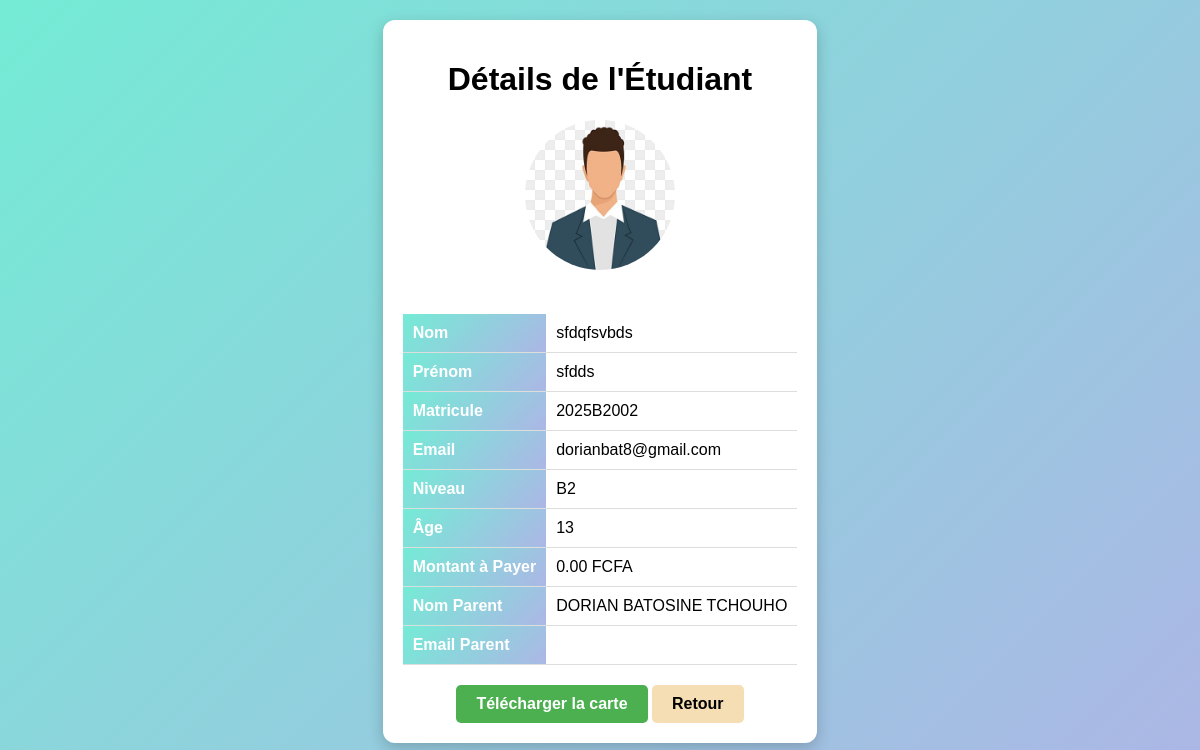
Page /infoVer.php?matricule=2025B2002 on the committed database.
### tables this page shows
CREATE TABLE IF NOT EXISTS `etudiants` (
  `id` int NOT NULL AUTO_INCREMENT,
  `nom` varchar(100) NOT NULL,
  `prenom` varchar(100) NOT NULL,
  `matricule` varchar(50) NOT NULL,
  `photo` varchar(255) NOT NULL,
  `email` varchar(100) NOT NULL,
  `niveau` varchar(10) NOT NULL,
  `montant` decimal(10,2) NOT NULL,
  `nom_parent` varchar(100) NOT NULL,
  `email_parent` varchar(100) NOT NULL,
  `age` int NOT NULL,
  `montant_paye` bigint DEFAULT '0',
  `reste` bigint DEFAULT NULL,
  `statut` varchar(20) DEFAULT NULL,
  `date_naissance` date DEFAULT NULL,
  PRIMARY KEY (`id`)
);

### Class/Etudiant.php (called while the page is built, shortened)
<?php
class Etudiant
{
    private $conn;
    private $table = "etudiants";
    public function __construct($db)
    {
        $this->conn = $db;
    }
    public function obtenirEtudiantParMatricule($matricule)
    {
        $query = "SELECT * FROM " . $this->table . " WHERE matricule = ?";
        $stmt = $this->conn->prepare($query);
        $stmt->bind_param("s", $matricule);
        $stmt->execute();
        $result = $stmt->get_result();
        if ($result->num_rows > 0) {
            return $result->fetch_assoc();
        }
        return null;
    }
}

### infoVer.php (the view, shortened to what this page needs)
<?php
require_once 'Class/Etudiant.php';
$database = new Database();
$db = $database->getConnection();
$etudiantObj = new Etudiant($db);
$matricule = strval($_GET['matricule']);
$etudiant = $etudiantObj->obtenirEtudiantParMatricule($matricule);
?>
<!DOCTYPE html>
<html lang="en">
<head>
</head>
<body>
    <div class="container">
        <h1>Détails de l'Étudiant</h1>
        <img src="uploads/<?php echo htmlspecialchars($etudiant['photo']); ?>" alt="Photo de l'étudiant" class="student-photo">
        <table>
            <tr>
                <th>Nom</th>
                <td><?php echo htmlspecialchars($etudiant['nom']); ?></td>
            </tr>
            <tr>
                <th>Prénom</th>
                <td><?php echo htmlspecialchars($etudiant['prenom']); ?></td>
            </tr>
            <tr>
                <th>Matricule</th>
                <td><?php echo htmlspecialchars($etudiant['matricule']); ?></td>
            </tr>
            <tr>
                <th>Email</th>
                <td><?php echo htmlspecialchars($etudiant['email']); ?></td>
            </tr>
            <tr>
                <th>Niveau</th>
                <td><?php echo htmlspecialchars($etudiant['niveau']); ?></td>
            </tr>
            <tr>
                <th>Âge</th>
                <td><?php echo htmlspecialchars($etudiant['age']); ?></td>
            </tr>
            <tr>
                <th>Montant à Payer</th>
                <td><?php echo htmlspecialchars($etudiant['montant']); ?> FCFA</td>
            </tr>
            <tr>
                <th>Nom Parent</th>
                <td><?php echo htmlspecialchars($etudiant['nom_parent']); ?></td>
            </tr>
            <tr>
                <th>Email Parent</th>
                <td><?php echo htmlspecialchars($etudiant['email_parent']); ?></td>
            </tr>
        </table>
        <a href="?matricule=<?= $etudiant['matricule']; ?>&action=download_pdf" class="pdf-link">Télécharger la carte</a>
        <a href="gestionVer.php" class="back-link">Retour </a>
    </div>
</body>
</html>

### infoVer.php (style rules this page uses)
body { font-family: 'Arial', sans-serif; background: linear-gradient(135deg, #74ebd5, #ACB6E5); margin: 0; padding: 20px; display: flex; justify-content: center; align-items: center; min-height: 50vh; }
.container { max-width: 700px; background: #ffffff; padding: 20px; border-radius: 12px; box-shadow: 0px 5px 15px rgba(0, 0, 0, 0.2); text-align: center; }
.student-photo { width: 150px; height: 150px; border-radius: 50%; object-fit: cover; margin: 0 auto 20px; }
table { width: 100%; margin-top: 20px; border-collapse: collapse; }
th, td { padding: 10px; border-bottom: 1px solid #ddd; text-align: left; }
th { background: linear-gradient(135deg, #74ebd5, #ACB6E5); color: white; }
.back-link, .pdf-link { display: inline-block; margin-top: 20px; text-decoration: none; padding: 10px 20px; font-weight: bold; border-radius: 5px; transition: background 0.3s; }
.back-link { background-color: wheat; color: black; border: 2px; }
.pdf-link { background-color: #4caf50; color: white; }

### rows in the picture
etudiants: photo (picture), nom "sfdqfsvbds", prenom "sfdds", matricule "2025B2002", email "dorianbat8@gmail.com", niveau "B2", age "13", montant "0.00", nom_parent "DORIAN BATOSINE TCHOUHO"
